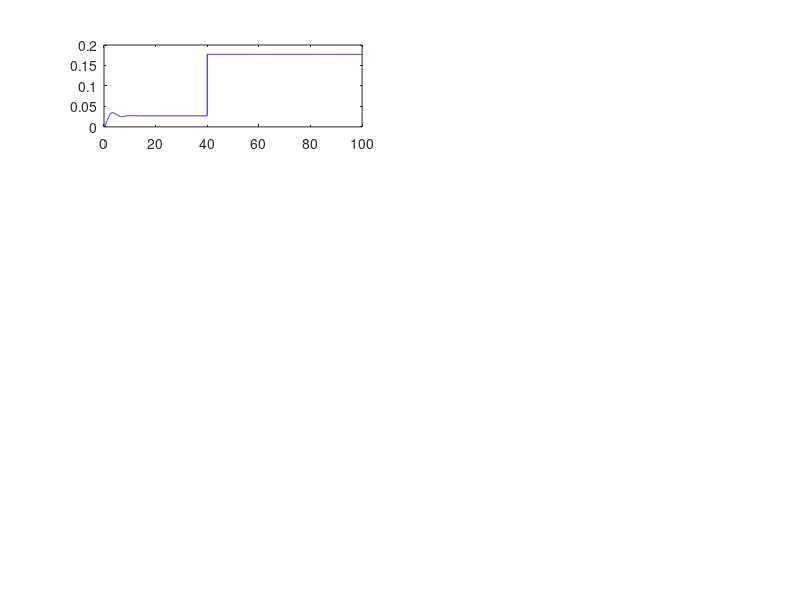

MATLAB code for this plot: (Note: this script raises an error after producing the figure.)
clear; clc; close all;

%% =====================================================
% PARAMETERS
% ======================================================
Ts = 0.01;                 % Sampling time (10 ms)
Fs = 1/Ts;
T  = 100;                  % Total simulation time
t  = 0:Ts:T-Ts;
N  = length(t);

fault_time = 40;           % Fault at 40 sec
fault_idx  = fault_time/Ts;

%% =====================================================
% AIRCRAFT PITCH MODEL (CTMS)
% States: [alpha; q; theta]
% ======================================================
A = [-0.313  56.7   0;
     -0.0139 -0.426 0;
      0      56.7   0];

B = [0.232;
     0.0203;
     0];

delta_e = 0.02;            % Constant elevator input

%% =====================================================
% INITIAL CONDITIONS
% ======================================================
x_pitch = zeros(3,N);      % alpha, q, theta

%% =====================================================
% SIMULATE PITCH STATES
% ======================================================
for k = 2:N
    x_dot = A*x_pitch(:,k-1) + B*delta_e;
    x_pitch(:,k) = x_pitch(:,k-1) + Ts*x_dot;
end

alpha = x_pitch(1,:);
q     = x_pitch(2,:);
theta = x_pitch(3,:);

%% =====================================================
% TRANSLATIONAL DYNAMICS
% ======================================================
ax = 9.81 * sin(theta);      % longitudinal accel
az = 9.81 * cos(theta);      % vertical accel

Vx = cumtrapz(t, ax);
Vz = cumtrapz(t, az);

x_pos = cumtrapz(t, Vx);
z_pos = cumtrapz(t, Vz);

%% =====================================================
% INJECT STEP-BIAS FAULT (alpha sensor)
% ======================================================
alpha_fault = alpha;
alpha_fault(fault_idx:end) = alpha_fault(fault_idx:end) + 0.15;

%% =====================================================
% STACK ALL SIGNALS
% ======================================================
signals_true  = [alpha; q; theta; Vx; Vz; x_pos; z_pos];
signals_fault = [alpha_fault; q; theta; Vx; Vz; x_pos; z_pos];

names = {'\alpha','q','\theta','V_x','V_z','x','z'};

%% =====================================================
% FIGURE 1: ALL SIGNALS
% ======================================================
figure('Name','Aircraft States');
for i = 1:7
    subplot(4,2,i)
    plot(t,signals_fault(i,:),'b'); hold on;
    xline(fault_time,'r--');
    title(names{i}); grid on;
end

%% =====================================================
% DIFFERENCE (AIR vs GROUND IDEA)
% ======================================================
diff_sig = signals_fault - signals_true;

figure('Name','Difference Signals');
for i = 1:7
    subplot(4,2,i)
    plot(t,diff_sig(i,:)); hold on;
    xline(fault_time,'r--');
    title(['Diff ',names{i}]);
    grid on;
end

%% =====================================================
% METHOD 1: RAW DETECTION
% ======================================================
th = 0.05;
idx_raw = find(abs(diff_sig(1,:)) > th,1);
t_raw = t(idx_raw);

%% =====================================================
% METHOD 2: WINDOWED COMPRESSION
% ======================================================
win = 200;                 % 200 samples = 2 sec
numWin = floor(N/win);

feat = zeros(1,numWin);
t_win = zeros(1,numWin);

for k = 1:numWin
    id = (k-1)*win+1:k*win;
    feat(k) = max(abs(diff_sig(1,id)));
    t_win(k) = mean(t(id));
end

idx_win = find(feat > th,1);
t_win_det = t_win(idx_win);

figure;
stairs(t_win,feat,'LineWidth',1.5); hold on;
yline(th,'r--'); xline(fault_time,'k--');
xline(t_win_det,'g','Detected');
title('Windowed Detection');
xlabel('Time (s)');
ylabel('Window Feature');
grid on;

%% =====================================================
% METHOD 3: MODEL-BASED (MIN DATA)
% ======================================================
alpha_pred = zeros(1,N);

for k = 2:N
    alpha_pred(k) = alpha_pred(k-1) + Ts*(A(1,:)*x_pitch(:,k-1));
end

res = alpha_fault - alpha_pred;
idx_model = find(abs(res) > th,1);
t_model = t(idx_model);

figure;
plot(t,res,'m'); hold on;
yline(th,'r--');
xline(fault_time,'k--');
title('Model Residual');
grid on;

%% =====================================================
% INTEGER PACKING (32-bit CHECK)
% Pack 4 signals only (fits 32-bit)
% ======================================================
scaled = fix((signals_fault(1:4,:) + 1)*50); % 0–99

packed = zeros(1,N,'uint32');
for k = 1:N
    packed(k) = uint32( ...
        scaled(1,k) + ...
        scaled(2,k)*100 + ...
        scaled(3,k)*10000 + ...
        scaled(4,k)*1000000 );
end

max_val = max(packed);

%% =====================================================
% PERFORMANCE SUMMARY
% ======================================================
fprintf('\n========= PERFORMANCE =========\n');
fprintf('Raw detection time      : %.2f sec\n',t_raw);
fprintf('Window detection time   : %.2f sec\n',t_win_det);
fprintf('Model detection time    : %.2f sec\n',t_model);

fprintf('\n32-bit packing:\n');
fprintf('Max packed integer      : %u\n',max_val);
fprintf('32-bit limit            : %u\n',2^32-1);

fprintf('\nData Usage:\n');
fprintf('Raw samples sent        : %d\n',N*7);
fprintf('Windowed samples sent   : %d\n',numWin);
fprintf('Model samples sent      : %d\n',N);

%% =====================================================
% DETECTION DELAY COMPARISON
% ======================================================
figure;
bar([t_raw-fault_time, t_win_det-fault_time, t_model-fault_time])
set(gca,'XTickLabel',{'Raw','Window','Model'})
ylabel('Detection Delay (sec)')
title('Detection Delay Comparison')
grid on;
